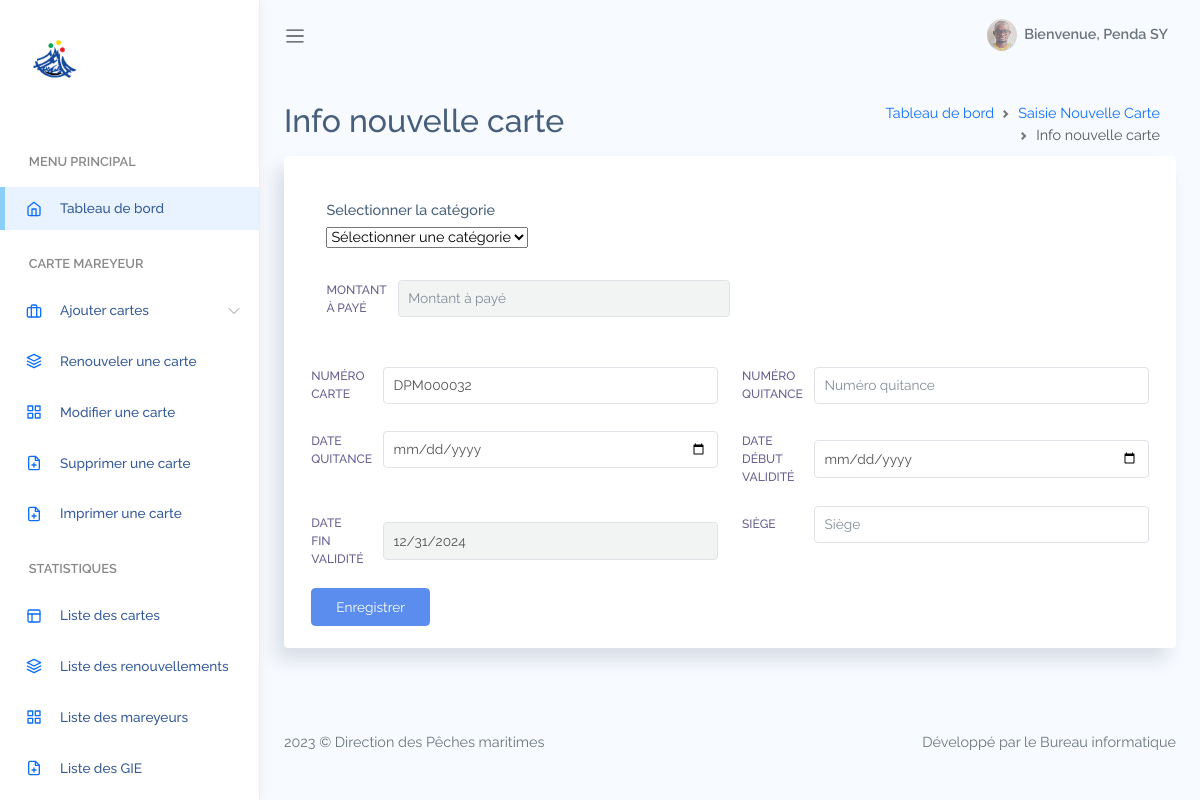
Page /dist/impressionAutreCarte.php (signed in) on the committed database.
### tables this page shows
CREATE TABLE `utilisateur` (
  `idUtilisateur` int(11) NOT NULL,
  `NomUtilisateur` varchar(255) NOT NULL,
  `PrenomUtilisateur` varchar(255) NOT NULL,
  `AdresseUtilisateur` varchar(255) NOT NULL,
  `FonctionUtilisateur` varchar(255) NOT NULL,
  `EmailUtilisateur` varchar(255) NOT NULL,
  `LoginUtilisateur` varchar(255) NOT NULL,
  `MDPUtilisateur` varchar(255) NOT NULL,
  `PhotoUtilisateur` blob NOT NULL,
  `encrypted_password` varchar(255) DEFAULT NULL,
  `reset_password_tok` varchar(255) DEFAULT NULL,
  `reset_password_sent_at` datetime DEFAULT NULL,
  `remember_created_at` datetime DEFAULT NULL,
  `sign_in_count` int(11) DEFAULT NULL,
  `current_sign_in_at` datetime DEFAULT NULL,
  `last_sign_in_at` datetime DEFAULT NULL,
  `current_sign_in_ip` varchar(255) DEFAULT NULL,
  `last_sign_in_ip` varchar(255) DEFAULT NULL,
  `idRoles` int(11) DEFAULT NULL
);

CREATE TABLE `cartemareyeur` (
  `idCarteMareyeur` int(11) NOT NULL,
  `NumeroCarte` varchar(30) NOT NULL,
  `idEntreprise` int(11) DEFAULT NULL,
  `LibelleCategorie` varchar(85) NOT NULL,
  `MontantCategorie` int(11) NOT NULL,
  `NumQuitance` varchar(20) NOT NULL,
  `DateQuitance` date NOT NULL,
  `DateDebutValid` date NOT NULL,
  `DateFinValid` date NOT NULL,
  `Siege` varchar(45) NOT NULL
);

### dist/impressionAutreCarte.php (the view, shortened to what this page needs)
<?php
    function connexion_base(){
        $dbHost = "localhost";
        $dbName = "cartemetier";
        $dbUser = "root";
        $dbMdp = "";
        $conn = new mysqli($dbHost, $dbUser, $dbMdp, $dbName);
        return $conn;
    }
    $conn = connexion_base();
    if (isset($_SESSION['email'])) {
        $email = $_SESSION['email'];
        $requete = "SELECT PrenomUtilisateur, NomUtilisateur, PhotoUtilisateur FROM Utilisateur WHERE EmailUtilisateur = '$email'";
        $resultat = mysqli_query($conn, $requete);
        if (mysqli_num_rows($resultat) == 1) {
            $utilisateur = mysqli_fetch_assoc($resultat);
            $prenomUtilisateur = $utilisateur['PrenomUtilisateur'];
            $nomUtilisateur = $utilisateur['NomUtilisateur'];
        }
    } else {
        header("Location: http://localhost/cartemetier/index.php");
        exit();
    }
    $dateFinValid = date("Y-12-31");
    $sqlCheckTable = "SELECT COUNT(*) as count FROM cartemareyeur";
    $resultCheckTable = $conn->query($sqlCheckTable);
    if ($resultCheckTable && $resultCheckTable->num_rows > 0) {
        $row = $resultCheckTable->fetch_assoc();
        $rowCount = $row['count'];
        if ($rowCount > 0) {
            $sql = "SELECT NumeroCarte FROM cartemareyeur ORDER BY idCarteMareyeur DESC LIMIT 1";
            $resultat = $conn->query($sql);
            if ($resultat && $resultat->num_rows > 0) {
                $ligne = $resultat->fetch_assoc();
                $dernierNumero = $ligne['NumeroCarte'];
                $partieFixe = substr($dernierNumero, 0, 3);
                $partieNumerique = substr($dernierNumero, 3);
                $nombreNumerique = intval($partieNumerique);
                $nouveauNombreNumerique = $nombreNumerique + 1;
                $nouvellePartieNumerique = sprintf('%06d', $nouveauNombreNumerique);
                $nouveauNumero = $partieFixe . $nouvellePartieNumerique;
            }
        } else {
            $nouveauNumero = "DPM000001";
        }
    } else {
        $nouveauNumero = "DPM000001";
    }
?>
<!DOCTYPE html>
<html lang="en">
<head>
    <link rel="stylesheet" href="assets/css/bootstrap.css">
    <link rel="stylesheet" href="assets/vendors/perfect-scrollbar/perfect-scrollbar.css">
    <link rel="stylesheet" href="assets/css/app.css">
</head>
<body>
    <div id="app">
        <div id="sidebar" class='active'>
            <div class="sidebar-wrapper active">
    <div class="sidebar-header">
        <img src="assets/images/logo-dpm.png" alt="" srcset="">
    </div>
    <div class="sidebar-menu">
        <ul class="menu">
                <li class='sidebar-title'>Menu Principal</li>
                <li class="sidebar-item active ">
                    <a href="tableau_de_bord.php" class='sidebar-link'>
                        <i data-feather="home" width="20"></i>
                        <span>Tableau de bord</span>
                    </a>
                </li>
                <li class='sidebar-title'>CARTE MAREYEUR</li>
                <li class="sidebar-item  has-sub">
                    <a href="#" class='sidebar-link'>
                        <i data-feather="briefcase" width="20"></i>
                        <span>Ajouter cartes</span>
                    </a>
                </li>
                <li class="sidebar-item  ">
                    <a href="renouvelerCarte.php" class='sidebar-link'>
                        <i data-feather="layers" width="20"></i>
                        <span>Renouveler une carte</span>
                    </a>
                </li>
                <li class="sidebar-item  ">
                    <a href="modificationCarte.php" class='sidebar-link'>
                        <i data-feather="grid" width="20"></i>
                        <span>Modifier une carte</span>
                    </a>
                </li>
                <li class="sidebar-item  ">
                    <a href="suppressionCarte.php" class='sidebar-link'>
                        <i data-feather="file-plus" width="20"></i>
                        <span>Supprimer une carte</span>
                    </a>
                </li>
                <li class="sidebar-item  ">
                    <a href="imprimerCarteMareyeur.php" class='sidebar-link'>
                        <i data-feather="file-plus" width="20"></i>
                        <span>Imprimer une carte</span>
                    </a>
                </li>
                <li class='sidebar-title'>STATISTIQUES</li>
                <li class="sidebar-item  ">
                    <a href="listeCarteMareyeur.php" class='sidebar-link'>
                        <i data-feather="layout" width="20"></i>
                        <span>Liste des cartes</span>
                    </a>
                </li>
                <li class="sidebar-item  ">
                    <a href="listeRenouvellement.php" class='sidebar-link'>
                        <i data-feather="layers" width="20"></i>
                        <span>Liste des renouvellements</span>
                    </a>
                </li>
                <li class="sidebar-item  ">
                    <a href="listeMareyeurs.php" class='sidebar-link'>
                        <i data-feather="grid" width="20"></i>
                        <span>Liste des mareyeurs</span>
                    </a>
                </li>
                <li class="sidebar-item  ">
                    <a href="listeEntreprise.php" class='sidebar-link'>
                        <i data-feather="file-plus" width="20"></i>
                        <span>Liste des GIE</span>
                    </a>
                </li>
                <li class='sidebar-title'>Authentification</li>
        </ul>
    </div>
</div>
        </div>
        <div id="main">
            <nav class="navbar navbar-header navbar-expand navbar-light">
                <a class="sidebar-toggler" href="#"><span class="navbar-toggler-icon"></span></a>
                <div class="collapse navbar-collapse" id="navbarSupportedContent">
                    <ul class="navbar-nav d-flex align-items-center navbar-light ms-auto">
                        <li class="dropdown">
                            <a href="#" data-bs-toggle="dropdown" class="nav-link dropdown-toggle nav-link-lg nav-link-user">
                                <div class="avatar me-1">
                                    <img src="assets/images/avatar/mmd.jpg" alt="" srcset="">
                                </div>
                                <div class="d-none d-md-block d-lg-inline-block">Bienvenue, <?php echo $prenomUtilisateur . ' ' . $nomUtilisateur; ?></div>
                            </a>
                        </li>
                    </ul>
                </div>
            </nav>
<div class="main-content container-fluid">
    <div class="page-title">
        <div class="row">
            <div class="col-12 col-md-6 order-md-1 order-last">
                <h3>Info nouvelle carte</h3>
            </div>
            <div class="col-12 col-md-6 order-md-2 order-first">
                <nav aria-label="breadcrumb" class='breadcrumb-header'>
                    <ol class="breadcrumb">
                        <li class="breadcrumb-item"><a href="tableau_de_bord.php">Tableau de bord</a></li>
                        <li class="breadcrumb-item"><a href="saisieNouvelCarte.php">Saisie Nouvelle Carte</a></li>
                        <li class="breadcrumb-item active" aria-current="page">Info nouvelle carte</li>
                    </ol>
                </nav>
            </div>
        </div>
    </div>
    <section id="horizontal-input">
        <div class="row">
            <div class="col-md-12">
                <div class="card">
                    <form method="POST" action="actionAjoutAutreCarte.php">
                        <div class="card-body">
                            <div class="row">
                                <div class="card-body">
                                    <div class="col-md-6 mb-4">
                                        <h6>Selectionner la catégorie</h6>
                                        <div class="form-group">
                                            <select class="input--style-4" name="categorie" id="categorie" required>
                                                <option value="">Sélectionner une catégorie</option>
                                            </select>
                                        </div>
                                    </div>
                                    <div class="col-md-6">
                                        <div class="form-group row align-items-center">
                                            <div class="col-lg-2 col-3">
                                                <label class="col-form-label">Montant à payé</label>
                                            </div>
                                            <div class="col-lg-10 col-9">
                                                <input type="number" class="form-control" name="montantCategorie" id="montantCategorie" readonly
                                                    placeholder="Montant à payé">
                                            </div>
                                        </div>
                                    </div>
                                </div>
                                <div class="col-md-6">
                                    <div class="form-group row align-items-center">
                                        <div class="col-lg-2 col-3">
                                            <label class="col-form-label">Numéro carte</label>
                                        </div>
                                        <div class="col-lg-10 col-9">
                                            <input type="text" id="numeroCarte" class="form-control" name="numeroCarte" value="<?php echo $nouveauNumero; ?>"
                                                placeholder="Numéro Carte" required>
                                        </div>
                                    </div>
                                </div>
                                <div class="col-md-6">
                                    <div class="form-group row align-items-center">
                                        <div class="col-lg-2 col-3">
                                            <label class="col-form-label">Numéro quitance</label>
                                        </div>
                                        <div class="col-lg-10 col-9">
                                            <input type="text" id="numQuitance" class="form-control" name="numQuitance"
                                                placeholder="Numéro quitance">
                                        </div>
                                    </div>
                                </div>
                                <div class="col-md-6">
                                    <div class="form-group row align-items-center">
                                        <div class="col-lg-2 col-3">
                                            <label class="col-form-label">Date Quitance</label>
                                        </div>
                                        <div class="col-lg-10 col-9">
                                            <input type="date" id="dateQuitance" class="form-control" name="dateQuitance""
                                                placeholder="Date Quitance">
                                        </div>
                                    </div>
                                </div>
                                <div class="col-md-6">
                                    <div class="form-group row align-items-center">
                                        <div class="col-lg-2 col-3">
                                            <label class="col-form-label">Date début validité</label>
                                        </div>
                                        <div class="col-lg-10 col-9">
                                            <input type="date" id="dateDebutValid" class="form-control" name="dateDebutValid""
                                                placeholder="Date début validité">
                                        </div>
                                    </div>
                                </div>
                                <div class="col-md-6">
                                    <div class="form-group row align-items-center">
                                        <div class="col-lg-2 col-3">
                                            <label class="col-form-label">Date fin validité</label>
                                        </div>
                                        <div class="col-lg-10 col-9">
                                            <input type="date" id="dateFinValid" class="form-control" name="dateFinValid"
                                               value="<?php echo $dateFinValid; ?>" readonly>
                                        </div>
                                    </div>
                                </div>
                                <div class="col-md-6">
                                    <div class="form-group row align-items-center">
                                        <div class="col-lg-2 col-3">
                                            <label class="col-form-label">Siège</label>
                                        </div>
                                        <div class="col-lg-10 col-9">
                                            <input type="text" class="form-control" id="siege" name="siege"
                                                placeholder="Siège">
                                        </div>
                                    </div>
                                </div>
                            </div>
                            <div class="p-t-15">
                                <button class="btn btn-primary" type="submit">Enregistrer</button>
                            </div>
                        </div>
                    </form>
                </div>
            </div>
        </div>
    </section>
</div>
            <footer>
                <div class="footer clearfix mb-0 text-muted">
                    <div class="float-start">
                        <p>2023 &copy; Direction des Pêches maritimes</p>
                    </div>
                    <div class="float-end">
                        <p>Développé par le Bureau informatique</a></p>
                    </div>
            </footer>
        </div>
    </div>
</body>
</html>

### rows in the picture
utilisateur: PrenomUtilisateur "Penda", NomUtilisateur "SY"
cartemareyeur: numeroCarte "DPM000032"
